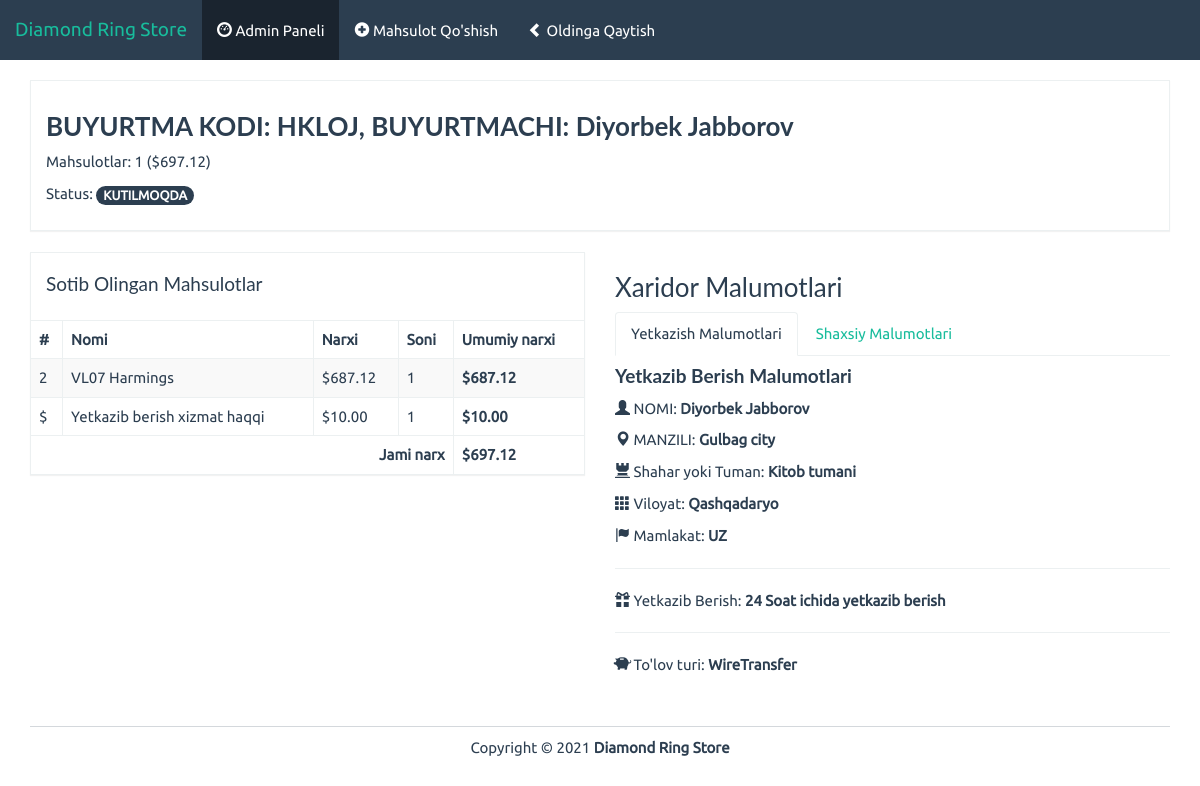
Screenshot of /admin/order/1 with the database file from the repository.
### app.py (models this page shows)
class Order(db.Model):
    id = db.Column(db.Integer, primary_key=True)
    reference = db.Column(db.String(5))
    first_name = db.Column(db.String(20))
    last_name = db.Column(db.String(20))
    phone_number = db.Column(db.Integer)
    email = db.Column(db.String(50))
    address = db.Column(db.String(100))
    city = db.Column(db.String(100))
    region = db.Column(db.String(50))
    country = db.Column(db.String(40))
    status = db.Column(db.String(15))
    payment_type = db.Column(db.String(20))
    items = db.relationship('Order_Item', backref='order', lazy=True)
    def order_total(self):
        return db.session.query(
            db.func.sum(Order_Item.quantity * Product.price)
        ).join(Product).filter(Order_Item.order_id == self.id).scalar() + 1000
    def quantity_total(self):
        return db.session.query(db.func.sum(Order_Item.quantity)).filter(Order_Item.order_id == self.id).scalar()

class Order_Item(db.Model):
    id = db.Column(db.Integer, primary_key=True)
    order_id = db.Column(db.Integer, db.ForeignKey('order.id'))
    product_id = db.Column(db.Integer, db.ForeignKey('product.id'))
    quantity = db.Column(db.Integer)

class Product(db.Model):
    id = db.Column(db.Integer, primary_key=True)
    name = db.Column(db.String(50), unique=True)
    price = db.Column(db.Integer) # in cents
    stock = db.Column(db.Integer)
    description = db.Column(db.String(500))
    image = db.Column(db.String(100))
    orders = db.relationship('Order_Item', backref='product', lazy=True)

### app.py (the view)
@app.route('/admin/order/<order_id>')
def order(order_id):
    order = Order.query.filter_by(id=int(order_id)).first()
    return render_template('admin/view-order.html', order=order, admin=True)

### templates/admin/view-order.html (shortened to what this page needs)
{% extends "base.html" %}
{% block body %}
<div class="row pad">
	<div class="col-lg-12">
		<div class="panel panel-default">
			<div class="panel-body">
				<h3 class="bold">BUYURTMA KODI: {{ order.reference }}, BUYURTMACHI: {{ order.first_name + ' ' + order.last_name }}</h3>
				<p>Mahsulotlar: {{ order.quantity_total() }} (&dollar;{{ order.order_total() / 100 }})</p>
				<p>Status: <span class="badge">{{ order.status }}</span></p>
			</div>
		</div>
	</div>
</div>
<div class="row">
	<div class="col-lg-6">
		<div class="panel panel-default">
			<div class="panel-body">
				<h4>Sotib Olingan Mahsulotlar</h4>
			</div>
			<div class="table-responsive">
				<table class="table table-striped table-bordered">
					<thead>
						<tr>
							<th>#</th><th>Nomi</th><th>Narxi</th><th>Soni</th><th>Umumiy narxi</th>
						</tr>
					</thead>
					<tbody>
                        {% for item in order.items %}
						<tr>
							<td>{{ item.product_id }}</td>
							<td>{{ item.product.name }}</td>
							<td>&dollar;{{ item.product.price / 100 }}</td>
							<td>{{ item.quantity }}</td>
							<th>&dollar;{{ item.product.price * item.quantity / 100 }}</th>
						</tr>
                        {% endfor %}
						<tr>
							<td>$</td>
							<td>Yetkazib berish xizmat haqqi</td>
							<td>&dollar;10.00</td>
							<td>1</td>
							<th>&dollar;10.00</th>
						</tr>
					</tbody>
					<tfoot>
						<tr>
							<th colspan="4" class="text-right">Jami narx</th>
							<th>&dollar;{{ order.order_total() / 100 }}</th>
						</tr>
					</tfoot>
				</table>
			</div>
		</div>
	</div>
	<div class="col-lg-6">
		<h3 class="strong">Xaridor Malumotlari</h3>
		<div role="tabpanel">
			<ul class="nav nav-tabs" role="tablist">
				<li role="presentation" class="active">
					<a href="#shipping" aria-controls="shipping" role="tab" data-toggle="tab">Yetkazish Malumotlari</a>
				</li>
				<li role="presentation">
					<a href="#details" aria-controls="details" role="tab" data-toggle="tab">Shaxsiy Malumotlari</a>
				</li>
			</ul>
			<div class="tab-content">
				<div role="tabpanel" class="tab-pane active" id="shipping">
					<h4 class="bold">Yetkazib Berish Malumotlari</h4>
					<p><i class="glyphicon glyphicon-user"></i> NOMI: <strong>{{ order.first_name + ' ' + order.last_name }}</strong></p>
					<p><i class="glyphicon glyphicon-map-marker"></i> MANZILI:
						<strong>{{ order.address }}</strong>
					</p>
                    <p><i class="glyphicon glyphicon-tower"></i> Shahar yoki Tuman: <strong>{{ order.city }}</strong></p>
					<p><i class="glyphicon glyphicon-th"></i> Viloyat: <strong>{{ order.region }}</strong></p>
					<p><i class="glyphicon glyphicon-flag"></i> Mamlakat: <strong>{{ order.country }}</strong></p>
					<hr />
					<p>
						<i class="glyphicon glyphicon-gift"></i>
						Yetkazib Berish: <strong>24 Soat ichida yetkazib berish</strong>
					</p>
					<hr />
					<p>
						<i class="glyphicon glyphicon-piggy-bank"></i>
						To'lov turi: <strong>{{ order.payment_type }}</strong>
					</p>
				</div>
			</div>
		</div>
	</div>
</div>
{% endblock %}

### static/css/styles.css (style rules this page uses)
body { font-family: Ubuntu, verdana, georgia, serif, sans-serif; }
a, a:hover, a:active, a:focus, a:visited { text-decoration: none; }
.bold { font-weight: bolder !important; }
table { width: 100%; }
div.panel, .btn, .navbar { border-radius: 0; }
.pad { margin-top: 10px !important; }
div.panel-body { padding-top: 10px; }

### rows the page displays
Order: reference "HKLOJ", first_name+last_name "Diyorbek Jabborov", quantity_total "1", status "KUTILMOQDA", address "Gulbag city", city "Kitob tumani", region "Qashqadaryo", country "UZ", payment_type "WireTransfer"
Order_Item: product_id "2", product.name "VL07 Harmings", item.product.price/100 "687.12", quantity "1", item.product.price*item.quantity/100 "687.12"

### other values shown
{{ order.order_total() / 100 }} "697.12"
